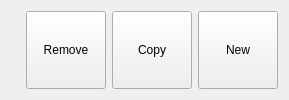
          <widget class="QWidget" name="profileAdminArea" native="true">
           <property name="sizePolicy">
            <sizepolicy hsizetype="Expanding" vsizetype="Preferred">
             <horstretch>0</horstretch>
             <verstretch>0</verstretch>
            </sizepolicy>
           </property>
           <property name="minimumSize">
            <size>
             <width>0</width>
             <height>50</height>
            </size>
           </property>
           <property name="maximumSize">
            <size>
             <width>16777215</width>
             <height>16777215</height>
            </size>
           </property>
           <layout class="QHBoxLayout" name="horizontalLayout_5">
            <item>
             <spacer name="horizontalSpacer_4">
              <property name="orientation">
               <enum>Qt::Horizontal</enum>
              </property>
              <property name="sizeHint" stdset="0">
               <size>
                <width>15</width>
                <height>20</height>
               </size>
              </property>
             </spacer>
            </item>
            <item>
             <widget class="QPushButton" name="remove_profile_button">
              <property name="enabled">
               <bool>true</bool>
              </property>
              <property name="sizePolicy">
               <sizepolicy hsizetype="Fixed" vsizetype="Preferred">
                <horstretch>0</horstretch>
                <verstretch>0</verstretch>
               </sizepolicy>
              </property>
              <property name="minimumSize">
               <size>
                <width>0</width>
                <height>25</height>
               </size>
              </property>
              <property name="maximumSize">
               <size>
                <width>16777215</width>
                <height>16777215</height>
               </size>
              </property>
              <property name="text">
               <string>Remove</string>
              </property>
              <property name="icon">
               <iconset resource="../mudlet_alpha.qrc">
                <normaloff>:/icons/dialog-close.png</normaloff>:/icons/dialog-close.png</iconset>
              </property>
             </widget>
            </item>
            <item>
             <widget class="QPushButton" name="copy_profile_button">
              <property name="sizePolicy">
               <sizepolicy hsizetype="Fixed" vsizetype="Preferred">
                <horstretch>0</horstretch>
                <verstretch>0</verstretch>
               </sizepolicy>
              </property>
              <property name="minimumSize">
               <size>
                <width>0</width>
                <height>25</height>
               </size>
              </property>
              <property name="maximumSize">
               <size>
                <width>16777215</width>
                <height>16777215</height>
               </size>
              </property>
              <property name="text">
               <string>Copy</string>
              </property>
              <property name="icon">
               <iconset resource="../mudlet_alpha.qrc">
                <normaloff>:/icons/list-add_small.png</normaloff>:/icons/list-add_small.png</iconset>
              </property>
             </widget>
            </item>
            <item>
             <widget class="QPushButton" name="new_profile_button">
              <property name="sizePolicy">
               <sizepolicy hsizetype="Fixed" vsizetype="Preferred">
                <horstretch>0</horstretch>
                <verstretch>0</verstretch>
               </sizepolicy>
              </property>
              <property name="minimumSize">
               <size>
                <width>0</width>
                <height>25</height>
               </size>
              </property>
              <property name="maximumSize">
               <size>
                <width>16777215</width>
                <height>16777215</height>
               </size>
              </property>
              <property name="text">
               <string>New</string>
              </property>
              <property name="icon">
               <iconset resource="../mudlet_alpha.qrc">
                <normaloff>:/icons/list-add_small.png</normaloff>:/icons/list-add_small.png</iconset>
              </property>
             </widget>
            </item>
           </layout>
          </widget>
